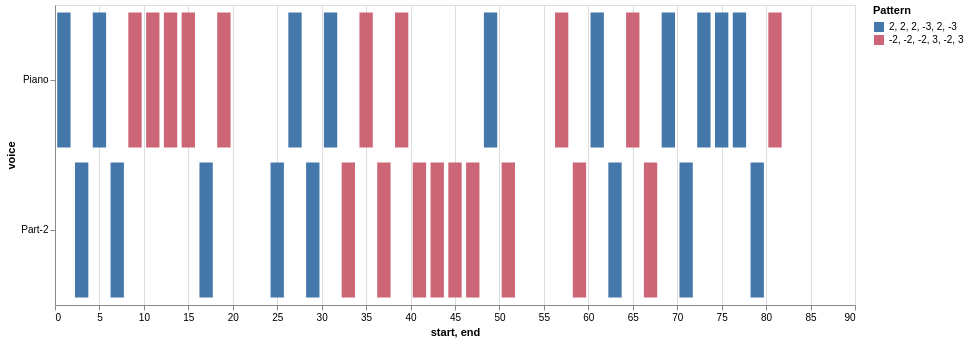

Here is the notebook cell this chart was saved with:
### Markdown cell above
### And at last we can visualize the results as a heatmap:

Just pass the `piece` object to the `ngram_heatmap()` function, along with any custom arguments you want to adjust:


```python
ngram_heatmap(piece, 
                  combine_unisons_choice=False, 
                  kind_choice='d', 
                  directed=True, 
                  compound=True, 
                  length_choice=6, 
                  include_count=False, 
                  entries_only=True)
```

### Code cell
ngram_heatmap(piece, 
                  combine_unisons_choice=False, 
                  kind_choice='d', 
                  directed=True, 
                  compound=True, 
                  length_choice=6, 
                  include_count=False, 
                  entries_only=True)

### Figure 1 — Vega-Lite specification as saved in the notebook (floating-point values rounded to 4 significant figures)
{"config": {"view": {"continuousWidth": 300, "continuousHeight": 300}}, "data": {"name": "data-86c279abce5c26e463faab5c79427201"}, "mark": {"type": "bar"}, "encoding": {"color": {"field": "pattern", "legend": {"title": "Pattern"}, "scale": {"domain": ["2, 2, 2, -3, 2, -3", "-2, -2, -2, 3, -2, 3"], "range": ["#4477AA", "#CC6677"]}, "type": "nominal"}, "opacity": {"condition": {"param": "param_2", "value": 1}, "value": 0.2}, "tooltip": [{"field": "start", "type": "quantitative"}, {"field": "end", "type": "quantitative"}, {"field": "pattern", "type": "nominal"}], "x": {"field": "start", "type": "quantitative"}, "x2": {"field": "end"}, "y": {"field": "voice", "sort": null, "type": "nominal"}}, "height": 300, "params": [{"name": "param_2", "select": {"type": "point", "fields": ["pattern"]}}], "width": 800, "$schema": "https://vega.github.io/schema/vega-lite/v5.16.3.json", "datasets": {"data-86c279abce5c26e463faab5c79427201": [{"start": 0.25, "voice": "Piano", "pattern": "2, 2, 2, -3, 2, -3", "end": 1.75, "color": "#4477AA"}, {"start": 4.25, "voice": "Piano", "pattern": "2, 2, 2, -3, 2, -3", "end": 5.75, "color": "#4477AA"}, {"start": 8.25, "voice": "Piano", "pattern": "-2, -2, -2, 3, -2, 3", "end": 9.75, "color": "#CC6677"}, {"start": 10.25, "voice": "Piano", "pattern": "-2, -2, -2, 3, -2, 3", "end": 11.75, "color": "#CC6677"}, {"start": 12.25, "voice": "Piano", "pattern": "-2, -2, -2, 3, -2, 3", "end": 13.75, "color": "#CC6677"}, {"start": 14.25, "voice": "Piano", "pattern": "-2, -2, -2, 3, -2, 3", "end": 15.75, "color": "#CC6677"}, {"start": 18.25, "voice": "Piano", "pattern": "-2, -2, -2, 3, -2, 3", "end": 19.75, "color": "#CC6677"}, {"start": 26.25, "voice": "Piano", "pattern": "2, 2, 2, -3, 2, -3", "end": 27.75, "color": "#4477AA"}, {"start": 30.25, "voice": "Piano", "pattern": "2, 2, 2, -3, 2, -3", "end": 31.75, "color": "#4477AA"}, {"start": 34.25, "voice": "Piano", "pattern": "-2, -2, -2, 3, -2, 3", "end": 35.75, "color": "#CC6677"}, {"start": 38.25, "voice": "Piano", "pattern": "-2, -2, -2, 3, -2, 3", "end": 39.75, "color": "#CC6677"}, {"start": 48.25, "voice": "Piano", "pattern": "2, 2, 2, -3, 2, -3", "end": 49.75, "color": "#4477AA"}, {"start": 56.25, "voice": "Piano", "pattern": "-2, -2, -2, 3, -2, 3", "end": 57.75, "color": "#CC6677"}, {"start": 60.25, "voice": "Piano", "pattern": "2, 2, 2, -3, 2, -3", "end": 61.75, "color": "#4477AA"}, {"start": 64.25, "voice": "Piano", "pattern": "-2, -2, -2, 3, -2, 3", "end": 65.75, "color": "#CC6677"}, {"start": 68.25, "voice": "Piano", "pattern": "2, 2, 2, -3, 2, -3", "end": 69.75, "color": "#4477AA"}, {"start": 72.25, "voice": "Piano", "pattern": "2, 2, 2, -3, 2, -3", "end": 73.75, "color": "#4477AA"}, {"start": 74.25, "voice": "Piano", "pattern": "2, 2, 2, -3, 2, -3", "end": 75.75, "color": "#4477AA"}, {"start": 76.25, "voice": "Piano", "pattern": "2, 2, 2, -3, 2, -3", "end": 77.75, "color": "#4477AA"}, {"start": 80.25, "voice": "Piano", "pattern": "-2, -2, -2, 3, -2, 3", "end": 81.75, "color": "#CC6677"}, {"start": 2.25, "voice": "Part-2", "pattern": "2, 2, 2, -3, 2, -3", "end": 3.75, "color": "#4477AA"}, {"start": 6.25, "voice": "Part-2", "pattern": "2, 2, 2, -3, 2, -3", "end": 7.75, "color": "#4477AA"}, {"start": 16.25, "voice": "Part-2", "pattern": "2, 2, 2, -3, 2, -3", "end": 17.75, "color": "#4477AA"}, {"start": 24.25, "voice": "Part-2", "pattern": "2, 2, 2, -3, 2, -3", "end": 25.75, "color": "#4477AA"}, {"start": 28.25, "voice": "Part-2", "pattern": "2, 2, 2, -3, 2, -3", "end": 29.75, "color": "#4477AA"}, {"start": 32.25, "voice": "Part-2", "pattern": "-2, -2, -2, 3, -2, 3", "end": 33.75, "color": "#CC6677"}, {"start": 36.25, "voice": "Part-2", "pattern": "-2, -2, -2, 3, -2, 3", "end": 37.75, "color": "#CC6677"}, {"start": 40.25, "voice": "Part-2", "pattern": "-2, -2, -2, 3, -2, 3", "end": 41.75, "color": "#CC6677"}, {"start": 42.25, "voice": "Part-2", "pattern": "-2, -2, -2, 3, -2, 3", "end": 43.75, "color": "#CC6677"}, {"start": 44.25, "voice": "Part-2", "pattern": "-2, -2, -2, 3, -2, 3", "end": 45.75, "color": "#CC6677"}, {"start": 46.25, "voice": "Part-2", "pattern": "-2, -2, -2, 3, -2, 3", "end": 47.75, "color": "#CC6677"}, {"start": 50.25, "voice": "Part-2", "pattern": "-2, -2, -2, 3, -2, 3", "end": 51.75, "color": "#CC6677"}, {"start": 58.25, "voice": "Part-2", "pattern": "-2, -2, -2, 3, -2, 3", "end": 59.75, "color": "#CC6677"}, {"start": 62.25, "voice": "Part-2", "pattern": "2, 2, 2, -3, 2, -3", "end": 63.75, "color": "#4477AA"}, {"start": 66.25, "voice": "Part-2", "pattern": "-2, -2, -2, 3, -2, 3", "end": 67.75, "color": "#CC6677"}, {"start": 70.25, "voice": "Part-2", "pattern": "2, 2, 2, -3, 2, -3", "end": 71.75, "color": "#4477AA"}, {"start": 78.25, "voice": "Part-2", "pattern": "2, 2, 2, -3, 2, -3", "end": 79.75, "color": "#4477AA"}]}}
